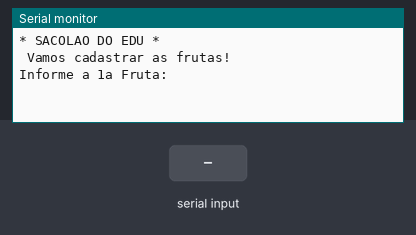
This sketch was run on a simulated Arduino Uno, built with avr-gcc and run on an emulated ATmega328P. On the bench: the last lines printed to the serial monitor. Inputs (shaded band) come from the test bench.

Above: at 0.8 s.
0.9 s: "90,45\n" received over Serial
At 3.1 s:
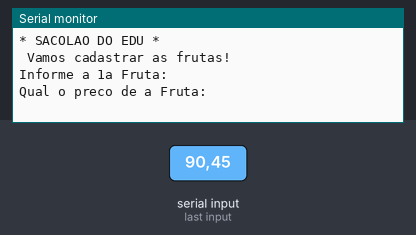
3.4 s: "30,150\n" received over Serial
At 5.0 s:
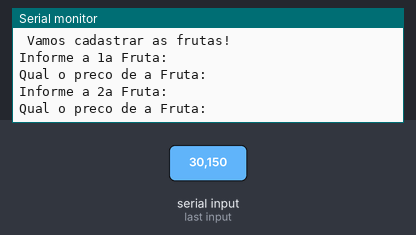

The sketch:

frutas_com_vetores1.ino
```cpp
// C++ code
//Varíaveis Globais
String frutas[6];
float precosFrutas[6];
String frutaDigitada;
String precoDigitado;
void setup()
{
  Serial.begin(9600);


  Serial.println("* SACOLAO DO EDU *");
  Serial.println();


  Serial.println(" Vamos cadastrar as frutas!");

  Serial.println();

  for(int i = 0; i <= 5; i++){
  Serial.println("Informe a "+ String(i + 1)+ "a Fruta:");
  while (! Serial.available());
  String fruta = Serial.readString();

    Serial.println("Qual o preco de "+ frutas[1]+ "a Fruta:");
  while (! Serial.available());
 float precoDigitado = Serial.parseFloat();

  frutas[i] = frutaDigitada;
    precosFrutas[i] = precoDigitado;


  }
  Serial.println("Exibindo os valores cadastrados");
  Serial.println();

    for(int i = 0; i <= 5; i++)
  {

  Serial.println("1a Fruta : "+ String(precosFrutas[0]));
  Serial.println("Preco da 1a Fruta : "+ String(precosFrutas[0]));
  }
}

  void loop(){
  }
```

Measured:
- after the input at 0.9 s, the serial monitor: prints a new line after 1.0 s (image 1)
- after the input at 3.4 s, the serial monitor: prints a new line at once (image 2)
